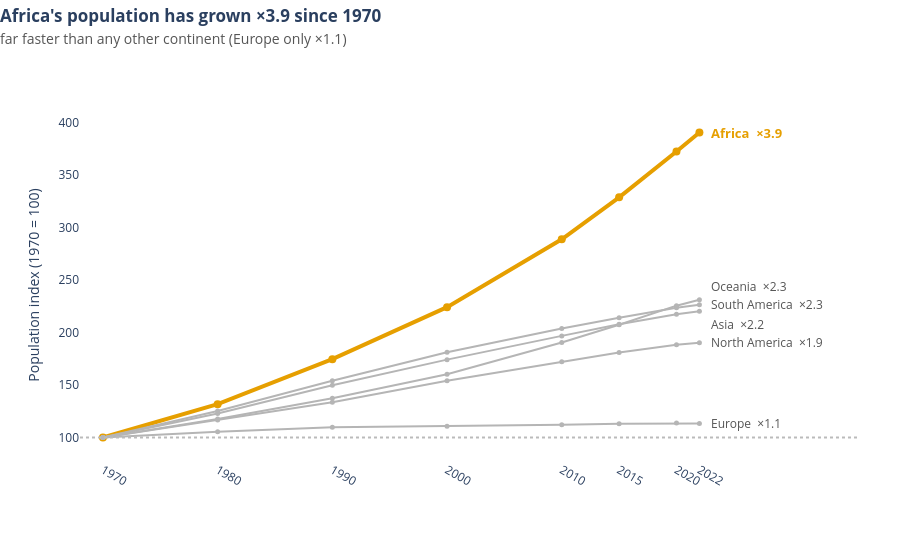

The notebook cell this image was saved under:
### Markdown cell above
**Chart choice & justification:** *Which chart did you choose, and why? Justify design choices.

*YOUR ANSWER HERE*

### Code cell
# Q1
# YOUR CODE HERE
# Q1 — line chart, indexed to 1970 = 100
cont = df_long.groupby(['Continent', 'Year'], as_index=False)['Population'].sum()
base = cont[cont['Year'] == 1970].set_index('Continent')['Population']
cont['Index'] = cont['Population'] / cont['Continent'].map(base) * 100

last = cont[cont['Year'] == 2022].set_index('Continent')['Index']
top = last.idxmax()      # fastest-growing continent, derived from data
slow = last.idxmin()     # slowest-growing continent

fig = px.line(
    cont, x='Year', y='Index', color='Continent', markers=True,
    color_discrete_map={c: (ACCENT if c == top else GREY) for c in cont['Continent'].unique()},
    template='plotly_white',
)
fig.for_each_trace(lambda t: t.update(line_width=4 if t.name == top else 2,
                                      marker_size=8 if t.name == top else 5))

nudge = {'Oceania': 13, 'South America': 0, 'Asia': -13}          # keeps the three close labels apart
for c, v in last.items():
    fig.add_annotation(x=2022, y=v, xanchor='left', xshift=10, yshift=nudge.get(c, 0), showarrow=False,
                       text=f"<b>{c}  ×{v/100:.1f}</b>" if c == top else f"{c}  ×{v/100:.1f}",
                       font=dict(color=ACCENT if c == top else '#555', size=13 if c == top else 12))

fig.add_hline(y=100, line_dash='dot', line_color='#BBBBBB')       # 1970 baseline
fig.update_layout(title=insight_title(f"{top}'s population has grown ×{last[top]/100:.1f} since 1970",
                                      f"far faster than any other continent ({slow} only ×{last[slow]/100:.1f})"),
                  showlegend=False, margin=dict(t=110, r=40), height=540,
                  yaxis_title='Population index (1970 = 100)', xaxis_title=None)
fig.update_xaxes(showgrid=False, range=[1968, 2036], tickvals=sorted(cont['Year'].unique()))
fig.update_yaxes(showgrid=False)
fig.show()

### Figure 1 — Plotly figure (JSON) as saved in the notebook; plotly's stock layout.template omitted (floating-point values rounded to 4 significant figures)
{"data": [{"hovertemplate": "Continent=Africa<br>Year=%{x}<br>Index=%{y}<extra></extra>", "legendgroup": "Africa", "line": {"color": "#E69F00", "dash": "solid", "width": 4}, "marker": {"size": 8, "symbol": "circle"}, "mode": "lines+markers", "name": "Africa", "orientation": "v", "showlegend": true, "type": "scatter", "x": [1970, 1980, 1990, 2000, 2010, 2015, 2020, 2022], "xaxis": "x", "y": [100.0, 131.8, 174.6, 224.1, 288.8, 328.7, 372.3, 390.4], "yaxis": "y"}, {"hovertemplate": "Continent=Asia<br>Year=%{x}<br>Index=%{y}<extra></extra>", "legendgroup": "Asia", "line": {"color": "#B5B5B5", "dash": "solid", "width": 2}, "marker": {"size": 5, "symbol": "circle"}, "mode": "lines+markers", "name": "Asia", "orientation": "v", "showlegend": true, "type": "scatter", "x": [1970, 1980, 1990, 2000, 2010, 2015, 2020, 2022], "xaxis": "x", "y": [100.0, 122.9, 149.7, 174.1, 196.7, 207.9, 217.4, 220.1], "yaxis": "y"}, {"hovertemplate": "Continent=Europe<br>Year=%{x}<br>Index=%{y}<extra></extra>", "legendgroup": "Europe", "line": {"color": "#B5B5B5", "dash": "solid", "width": 2}, "marker": {"size": 5, "symbol": "circle"}, "mode": "lines+markers", "name": "Europe", "orientation": "v", "showlegend": true, "type": "scatter", "x": [1970, 1980, 1990, 2000, 2010, 2015, 2020, 2022], "xaxis": "x", "y": [100.0, 105.6, 109.8, 110.7, 112.1, 113.1, 113.7, 113.3], "yaxis": "y"}, {"hovertemplate": "Continent=North America<br>Year=%{x}<br>Index=%{y}<extra></extra>", "legendgroup": "North America", "line": {"color": "#B5B5B5", "dash": "solid", "width": 2}, "marker": {"size": 5, "symbol": "circle"}, "mode": "lines+markers", "name": "North America", "orientation": "v", "showlegend": true, "type": "scatter", "x": [1970, 1980, 1990, 2000, 2010, 2015, 2020, 2022], "xaxis": "x", "y": [100.0, 116.8, 133.6, 154.1, 172.1, 180.8, 188.4, 190.3], "yaxis": "y"}, {"hovertemplate": "Continent=Oceania<br>Year=%{x}<br>Index=%{y}<extra></extra>", "legendgroup": "Oceania", "line": {"color": "#B5B5B5", "dash": "solid", "width": 2}, "marker": {"size": 5, "symbol": "circle"}, "mode": "lines+markers", "name": "Oceania", "orientation": "v", "showlegend": true, "type": "scatter", "x": [1970, 1980, 1990, 2000, 2010, 2015, 2020, 2022], "xaxis": "x", "y": [100.0, 117.7, 137.3, 160.3, 190.5, 207.4, 225.5, 231.2], "yaxis": "y"}, {"hovertemplate": "Continent=South America<br>Year=%{x}<br>Index=%{y}<extra></extra>", "legendgroup": "South America", "line": {"color": "#B5B5B5", "dash": "solid", "width": 2}, "marker": {"size": 5, "symbol": "circle"}, "mode": "lines+markers", "name": "South America", "orientation": "v", "showlegend": true, "type": "scatter", "x": [1970, 1980, 1990, 2000, 2010, 2015, 2020, 2022], "xaxis": "x", "y": [100.0, 125.3, 154.0, 181.2, 203.7, 214.1, 223.7, 226.4], "yaxis": "y"}], "layout": {"annotations": [{"font": {"color": "#E69F00", "size": 13}, "showarrow": false, "text": "<b>Africa  ×3.9</b>", "x": 2022, "xanchor": "left", "xshift": 10, "y": 390.4, "yshift": 0}, {"font": {"color": "#555", "size": 12}, "showarrow": false, "text": "Asia  ×2.2", "x": 2022, "xanchor": "left", "xshift": 10, "y": 220.1, "yshift": -13}, {"font": {"color": "#555", "size": 12}, "showarrow": false, "text": "Europe  ×1.1", "x": 2022, "xanchor": "left", "xshift": 10, "y": 113.3, "yshift": 0}, {"font": {"color": "#555", "size": 12}, "showarrow": false, "text": "North America  ×1.9", "x": 2022, "xanchor": "left", "xshift": 10, "y": 190.3, "yshift": 0}, {"font": {"color": "#555", "size": 12}, "showarrow": false, "text": "Oceania  ×2.3", "x": 2022, "xanchor": "left", "xshift": 10, "y": 231.2, "yshift": 13}, {"font": {"color": "#555", "size": 12}, "showarrow": false, "text": "South America  ×2.3", "x": 2022, "xanchor": "left", "xshift": 10, "y": 226.4, "yshift": 0}], "height": 540, "legend": {"title": {"text": "Continent"}, "tracegroupgap": 0}, "margin": {"r": 40, "t": 110}, "shapes": [{"line": {"color": "#BBBBBB", "dash": "dot"}, "type": "line", "x0": 0, "x1": 1, "xref": "x domain", "y0": 100, "y1": 100, "yref": "y"}], "showlegend": false, "title": {"text": "<b>Africa's population has grown ×3.9 since 1970</b><br><span style='font-size:14px;color:#555'>far faster than any other continent (Europe only ×1.1)</span>", "x": 0, "xanchor": "left", "y": 0.96, "yanchor": "top"}, "xaxis": {"anchor": "y", "domain": [0, 1], "range": [1968, 2036], "showgrid": false, "tickvals": [1970, 1980, 1990, 2000, 2010, 2015, 2020, 2022], "title": {}}, "yaxis": {"anchor": "x", "domain": [0, 1], "showgrid": false, "title": {"text": "Population index (1970 = 100)"}}}}
